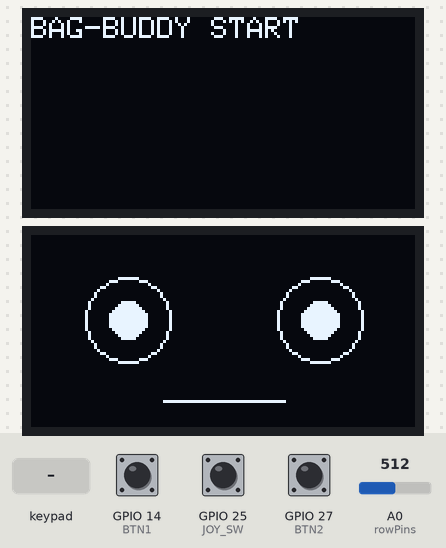
Bench run of a sketch on a simulated ESP8266 (NodeMCU). Parts: 2 × 128×64 one-colour display. The inputs (shaded band) are chosen by the test bench; at power-on: GPIO 14 (BTN1) HIGH, A0 (rowPins) = 512, GPIO 25 (JOY_SW) HIGH, GPIO 27 (BTN2) HIGH. Random numbers use the default seed unless the sketch sets one.

Above: at 2.1 s.
2.2 s: keypad keys 1 8 1 9 2 6 1 2 pressed 0.4 s apart
At 3.96 s:
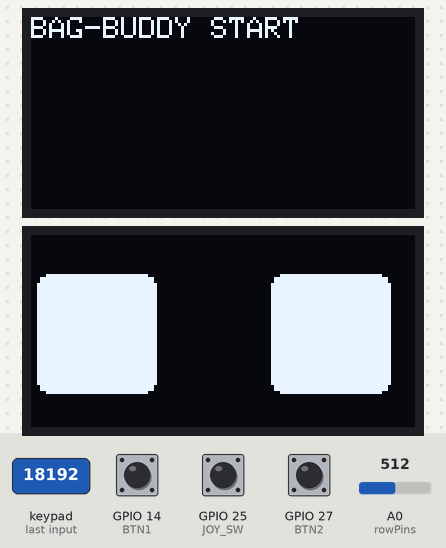
At 4.9 s:
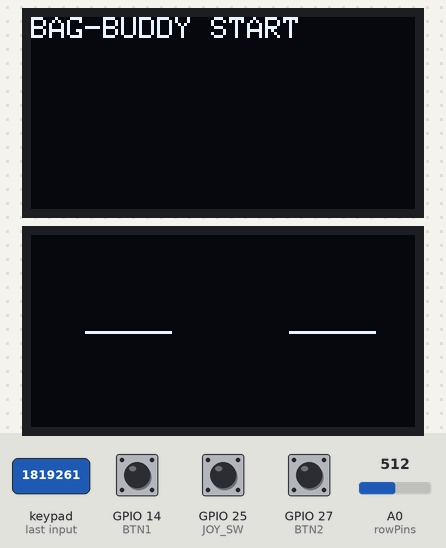
Timing chart, 0 to 6.4 s (numbered marks = the images above; inputs shaded):
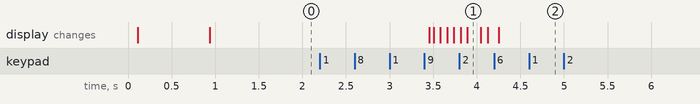

The sketch:

BuddyV1.1.ino
```cpp
#include <Arduino.h>
#include <Wire.h>
#include <WiFi.h>
#include <Adafruit_GFX.h>
#include <Adafruit_SSD1306.h>
#include <Keypad.h>
#include <IRremoteESP8266.h>
#include <IRsend.h>

// ----------------------------------------------------
//  PIN-DEFINITIONEN
// ----------------------------------------------------

// OLED rechts (Info)
#define OLED_R_SDA 13
#define OLED_R_SCL 15
#define OLED_R_ADDR 0x3C

// OLED links (frei für spätere UI)
#define OLED_L_SDA 21
#define OLED_L_SCL 22
#define OLED_L_ADDR 0x3C

// Joystick
#define JOY_X 32
#define JOY_Y 33
#define JOY_SW 25
#define DEADZONE 500

// Buttons
#define BTN1 14
#define BTN2 27

// Buzzer
#define BUZZER 23

// IR-Sender
#define IR_PIN 2
IRsend irsend(IR_PIN);

// Seeed Ultrasonic Ranger v3.0 (ein SIG-Pin)
#define US_SIG 3

bool boxesFilled = !true;

bool aiEyes = false;

float eyeX = 0;
float eyeY = 0;

float targetX = 0;
float targetY = 0;

unsigned long nextTargetTime = 0;

const int matrixCols = 16;   // 128px / 8px pro Zeichen
int matrixY[matrixCols];

char currentFace = '4';

// ----------------------------------------------------
//  OLED-OBJEKTE
// ----------------------------------------------------

TwoWire I2CR = TwoWire(0);
TwoWire I2CL = TwoWire(1);

Adafruit_SSD1306 dispR(128, 64, &I2CR, -1);
Adafruit_SSD1306 dispL(128, 64, &I2CL, -1);

// ----------------------------------------------------
//  KEYPAD
// ----------------------------------------------------

byte rowPins[4] = {4, 16, 17, 5};
byte colPins[4] = {18, 19, 26, 12};

char keys[4][4] = {
  {'1','2','3','A'},
  {'4','5','6','B'},
  {'7','8','9','C'},
  {'*','0','#','D'}
};

Keypad keypad = Keypad(makeKeymap(keys), rowPins, colPins, 4, 4);

static const uint8_t image_data_Saraarray[1024] PROGMEM = {
    0xff, 0xff, 0xff, 0xff, 0xff, 0xff, 0xfe, 0x00, 0x00, 0x00, 0x1f, 0xff, 0xff, 0xff, 0xff, 0xff,
    0xff, 0xff, 0xff, 0xff, 0xff, 0xff, 0xf8, 0x00, 0x00, 0x00, 0x0f, 0xff, 0xff, 0xff, 0xff, 0xff,
    0xff, 0xff, 0xff, 0xff, 0xff, 0xff, 0xf8, 0x00, 0x00, 0x00, 0x07, 0xff, 0xff, 0xff, 0xff, 0xff,
    0xff, 0xff, 0xff, 0xff, 0xff, 0xff, 0xf0, 0x00, 0x00, 0x00, 0x07, 0xff, 0xff, 0xff, 0xff, 0xff,
    0xff, 0xff, 0xff, 0xff, 0xff, 0xff, 0xe0, 0x00, 0x00, 0x00, 0x03, 0xff, 0xff, 0xff, 0xff, 0xff,
    0xff, 0xff, 0xff, 0xff, 0xff, 0xff, 0xc0, 0x00, 0x00, 0x00, 0x01, 0xff, 0xff, 0xff, 0xff, 0xff,
    0xff, 0xff, 0xff, 0xff, 0xff, 0xff, 0x80, 0x00, 0x00, 0x00, 0x01, 0xff, 0xff, 0xff, 0xff, 0xff,
    0xff, 0xff, 0xff, 0xff, 0xff, 0xff, 0x80, 0x00, 0x00, 0x00, 0x00, 0xff, 0xff, 0xff, 0xff, 0xff,
    0xff, 0xff, 0xff, 0xff, 0xff, 0xff, 0x00, 0x00, 0x00, 0x00, 0x00, 0x7f, 0xff, 0xff, 0xff, 0xff,
    0xff, 0xff, 0xff, 0xff, 0xff, 0xfe, 0x00, 0x00, 0x00, 0x00, 0x00, 0x3f, 0xff, 0xff, 0xff, 0xff,
    0xff, 0xff, 0xff, 0xff, 0xff, 0xfc, 0x00, 0x00, 0x00, 0x00, 0x00, 0x3f, 0xff, 0xff, 0xff, 0xff,
    0xff, 0xff, 0xff, 0xff, 0xff, 0xfc, 0x00, 0x00, 0x00, 0x00, 0x00, 0x1f, 0xff, 0xff, 0xff, 0xff,
    0xff, 0xff, 0xff, 0xff, 0xff, 0xfc, 0x00, 0x00, 0x00, 0x00, 0x00, 0x1f, 0xff, 0xff, 0xff, 0xff,
    0xff, 0xff, 0xff, 0xff, 0xff, 0xfc, 0x00, 0x00, 0x00, 0x0a, 0x00, 0x1f, 0xff, 0xff, 0xff, 0xff,
    0xff, 0xff, 0xff, 0xff, 0xff, 0xfc, 0x00, 0x00, 0x14, 0x9e, 0x00, 0x1f, 0xff, 0xff, 0xff, 0xff,
    0xff, 0xff, 0xff, 0xff, 0xff, 0xfc, 0x00, 0x00, 0x36, 0x3f, 0x00, 0x1f, 0xff, 0xff, 0xff, 0xff,
    0xff, 0xff, 0xff, 0xff, 0xff, 0xfc, 0x00, 0x00, 0x6d, 0xff, 0x00, 0x1f, 0xff, 0xff, 0xff, 0xff,
    0xff, 0xff, 0xff, 0xff, 0xff, 0xfc, 0x00, 0x00, 0xfb, 0xff, 0x80, 0x1f, 0xff, 0xff, 0xff, 0xff,
    0xff, 0xff, 0xff, 0xff, 0xff, 0xfc, 0x00, 0x03, 0xd7, 0xff, 0x80, 0x0f, 0xff, 0xff, 0xff, 0xff,
    0xff, 0xff, 0xff, 0xff, 0xff, 0xf8, 0x00, 0x07, 0xef, 0xff, 0x80, 0x07, 0xff, 0xff, 0xff, 0xff,
    0xff, 0xff, 0xff, 0xff, 0xff, 0xf8, 0x00, 0x0f, 0xdf, 0xff, 0x90, 0x07, 0xff, 0xff, 0xff, 0xff,
    0xff, 0xff, 0xff, 0xff, 0xff, 0xf8, 0x00, 0x0f, 0xbf, 0xff, 0xd0, 0x07, 0xff, 0xff, 0xff, 0xff,
    0xff, 0xff, 0xff, 0xff, 0xff, 0xf0, 0x00, 0x1d, 0x7f, 0xff, 0xd0, 0x07, 0xff, 0xff, 0xff, 0xff,
    0xff, 0xff, 0xff, 0xff, 0xff, 0xf0, 0x01, 0x1b, 0xff, 0xff, 0xc0, 0x07, 0xff, 0xff, 0xff, 0xff,
    0xff, 0xff, 0xff, 0xff, 0xff, 0xf0, 0x02, 0xa7, 0xff, 0xff, 0xc0, 0x07, 0xff, 0xff, 0xff, 0xff,
    0xff, 0xff, 0xff, 0xff, 0xff, 0xe0, 0x00, 0x03, 0xff, 0xc0, 0x00, 0x07, 0xff, 0xff, 0xff, 0xff,
    0xff, 0xff, 0xff, 0xff, 0xff, 0xe0, 0x00, 0x00, 0xff, 0x80, 0x00, 0x0b, 0xff, 0xff, 0xff, 0xff,
    0xff, 0xff, 0xff, 0xff, 0xff, 0xc0, 0x03, 0xff, 0xff, 0xff, 0xf0, 0x0f, 0xff, 0xff, 0xff, 0xff,
    0xff, 0xff, 0xff, 0xff, 0xff, 0x80, 0x07, 0xff, 0xff, 0xff, 0xf0, 0x0f, 0xff, 0xff, 0xff, 0xff,
    0xff, 0xff, 0xff, 0xff, 0xff, 0x00, 0x0f, 0x07, 0xff, 0xf8, 0xf8, 0x03, 0xff, 0xff, 0xff, 0xff,
    0xff, 0xff, 0xff, 0xff, 0xff, 0x00, 0x0e, 0x01, 0xff, 0xc0, 0x38, 0x07, 0xff, 0xff, 0xff, 0xff,
    0xff, 0xff, 0xff, 0xff, 0xff, 0x00, 0x1c, 0x46, 0xff, 0xb1, 0x18, 0x07, 0xff, 0xff, 0xff, 0xff,
    0xff, 0xff, 0xff, 0xff, 0xfe, 0x00, 0x3f, 0x97, 0xff, 0xc0, 0x7a, 0x07, 0xff, 0xff, 0xff, 0xff,
    0xff, 0xff, 0xff, 0xff, 0xfe, 0x00, 0x3f, 0xff, 0xff, 0xff, 0xfe, 0x03, 0xff, 0xff, 0xff, 0xff,
    0xff, 0xff, 0xff, 0xff, 0xfe, 0x00, 0x3f, 0xff, 0xff, 0xff, 0xfe, 0x03, 0xff, 0xff, 0xff, 0xff,
    0xff, 0xff, 0xff, 0xff, 0xfe, 0x01, 0x3f, 0xff, 0xff, 0xff, 0xfe, 0x01, 0xff, 0xff, 0xff, 0xff,
    0xff, 0xff, 0xff, 0xff, 0xfe, 0x01, 0xbf, 0xff, 0xff, 0xff, 0xfe, 0x81, 0xff, 0xff, 0xff, 0xff,
    0xff, 0xff, 0xff, 0xff, 0xfc, 0x00, 0xbf, 0xff, 0xff, 0xff, 0xfc, 0x81, 0xff, 0xff, 0xff, 0xff,
    0xff, 0xff, 0xff, 0xff, 0xfc, 0x00, 0xff, 0xff, 0xfe, 0xff, 0xfd, 0x83, 0xff, 0xff, 0xff, 0xff,
    0xff, 0xff, 0xff, 0xff, 0xf8, 0x00, 0xbf, 0xff, 0xfe, 0xff, 0xfd, 0x01, 0xff, 0xff, 0xff, 0xff,
    0xff, 0xff, 0xff, 0xff, 0xf8, 0x00, 0x7f, 0xff, 0xff, 0xff, 0xff, 0x01, 0xff, 0xff, 0xff, 0xff,
    0xff, 0xff, 0xff, 0xff, 0xf0, 0x00, 0x7f, 0xff, 0xff, 0xff, 0xfb, 0x03, 0xff, 0xff, 0xff, 0xff,
    0xff, 0xff, 0xff, 0xff, 0xe0, 0x00, 0x3f, 0xff, 0xdc, 0xff, 0xfa, 0x03, 0xff, 0xff, 0xff, 0xff,
    0xff, 0xff, 0xff, 0xff, 0xd8, 0x00, 0x1f, 0xff, 0xff, 0xff, 0xf8, 0x03, 0xff, 0xff, 0xff, 0xff,
    0xff, 0xff, 0xff, 0xff, 0xd0, 0x00, 0x1f, 0xff, 0xff, 0xff, 0xf8, 0x01, 0xff, 0xff, 0xff, 0xff,
    0xff, 0xff, 0xff, 0xff, 0x90, 0x00, 0x1f, 0xff, 0xff, 0xff, 0xf8, 0x02, 0xff, 0xff, 0xff, 0xff,
    0xff, 0xff, 0xff, 0xff, 0xb0, 0x00, 0x0f, 0xf5, 0xff, 0xd7, 0xf8, 0x01, 0xff, 0xff, 0xff, 0xff,
    0xff, 0xff, 0xff, 0xff, 0xb0, 0x00, 0x0f, 0xff, 0xff, 0xff, 0xf8, 0x00, 0x5f, 0xff, 0xff, 0xff,
    0xff, 0xff, 0xff, 0xff, 0xa0, 0x00, 0x0f, 0xfb, 0xff, 0xff, 0xf0, 0x00, 0x3f, 0xff, 0xff, 0xff,
    0xff, 0xff, 0xff, 0xff, 0x80, 0x00, 0x0f, 0xfd, 0xff, 0xdf, 0xf0, 0x00, 0x3f, 0xff, 0xff, 0xff,
    0xff, 0xff, 0xff, 0xff, 0x80, 0x00, 0x07, 0xff, 0xff, 0xbf, 0xf0, 0x00, 0x0f, 0xff, 0xff, 0xff,
    0xff, 0xff, 0xff, 0xff, 0x80, 0x00, 0x07, 0xff, 0xff, 0xff, 0xe0, 0x00, 0x87, 0xff, 0xff, 0xff,
    0xff, 0xff, 0xff, 0xff, 0x80, 0x00, 0x03, 0xff, 0xff, 0xff, 0xc0, 0x00, 0x43, 0xff, 0xff, 0xff,
    0xff, 0xff, 0xff, 0xff, 0x60, 0x00, 0x01, 0xff, 0xff, 0xff, 0xc0, 0x00, 0x73, 0xff, 0xff, 0xff,
    0xff, 0xff, 0xff, 0xfe, 0xe0, 0x00, 0x00, 0xff, 0xff, 0xff, 0x80, 0x00, 0x7b, 0xff, 0xff, 0xff,
    0xff, 0xff, 0xff, 0xfd, 0xe0, 0x00, 0x00, 0x7f, 0xff, 0xfe, 0x00, 0x00, 0x33, 0xff, 0xff, 0xff,
    0xff, 0xff, 0xff, 0xfd, 0xe0, 0x00, 0x00, 0x3f, 0xff, 0xf8, 0x00, 0x00, 0x27, 0xff, 0xff, 0xff,
    0xff, 0xff, 0xff, 0xff, 0xe0, 0x00, 0x00, 0x0f, 0xff, 0xf0, 0x00, 0x00, 0x0f, 0xff, 0xff, 0xff,
    0xff, 0xff, 0xff, 0xff, 0x60, 0x00, 0x00, 0x67, 0xff, 0xe0, 0x00, 0x00, 0x1b, 0xff, 0xff, 0xff,
    0xff, 0xff, 0xff, 0xfd, 0x40, 0x00, 0x00, 0xf3, 0xff, 0xc4, 0x00, 0x00, 0x0b, 0xff, 0xff, 0xff,
    0xff, 0xff, 0xff, 0xfe, 0x80, 0x00, 0x00, 0xfc, 0xff, 0x8c, 0x00, 0x00, 0x03, 0xff, 0xff, 0xff,
    0xff, 0xff, 0xff, 0xfe, 0x00, 0x00, 0x00, 0x7f, 0x3c, 0x3c, 0x00, 0x00, 0x07, 0xff, 0xff, 0xff,
    0xff, 0xff, 0xff, 0xff, 0x00, 0x00, 0x00, 0x3f, 0xc0, 0x7c, 0x00, 0x00, 0x03, 0xff, 0xff, 0xff,
    0xff, 0xff, 0xff, 0xff, 0x00, 0x00, 0x00, 0x1f, 0xff, 0xfc, 0x00, 0x00, 0x03, 0xff, 0xff, 0xff
};

// ----------------------------------------------------
//  SETUP
// ----------------------------------------------------

void setup() {
  Serial.begin(115200);

  pinMode(JOY_SW, INPUT_PULLUP);
  pinMode(BTN1, INPUT_PULLUP);
  pinMode(BTN2, INPUT_PULLUP);
  pinMode(BUZZER, OUTPUT);

  irsend.begin();

  // OLED rechts
  I2CR.begin(OLED_R_SDA, OLED_R_SCL);
  dispR.begin(SSD1306_SWITCHCAPVCC, OLED_R_ADDR);

  // OLED links
  I2CL.begin(OLED_L_SDA, OLED_L_SCL);
  dispL.begin(SSD1306_SWITCHCAPVCC, OLED_L_ADDR);

  // Startbildschirme
  dispR.clearDisplay();
  dispR.setTextSize(1);
  dispR.setTextColor(SSD1306_WHITE);
  dispR.setCursor(0,0);
  dispR.println("BAG-BUDDY START");
  dispR.display();

  dispL.clearDisplay();
  dispL.setTextSize(1);
  dispL.setTextColor(SSD1306_WHITE);
  dispL.setCursor(0,0);
  dispL.println("READY");
  dispL.display();
  delay(800);
}

// ----------------------------------------------------
//  LOOP
// ----------------------------------------------------

void loop() {

  // ------------------- Joystick -------------------
  int rawX = analogRead(JOY_X) - 2048;
  int rawY = analogRead(JOY_Y) - 2048;

  int joyX = (abs(rawX) < DEADZONE) ? 0 : rawX;
  int joyY = (abs(rawY) < DEADZONE) ? 0 : rawY;
  bool joyBtn = !digitalRead(JOY_SW);

  // ------------------- Buttons -------------------
  bool b1 = !digitalRead(BTN1);
  bool b2 = !digitalRead(BTN2);

  // ------------------- Keypad -------------------
  char key = keypad.getKey();

  // ---------------- Reset - mit - 0 ------------------

  if (key == '0') {
    ESP.restart();
  }


  // ------------------- OLED rechts: Dauerhafte Martix(bis zum nächsten modi) -------------------


  // ------------------- Buzzer Beispiel -------------------

  if (b1) {
    // tone(BUZZER, 1500);
    boxesFilled = true;   // Zustand merken
  }
  else if (b2) {
    // tone(BUZZER, 800);
    boxesFilled = false;  // Zustand zurücksetzen
  }
  else {
    noTone(BUZZER);
  }

  // ------------------- OLED Links --------------

  if (key == '9') currentFace = 9;

  // Wenn KEIN Mood aktiv ist → Augenanimation
  if (currentFace == 9) {

    for (int i = 0; i < matrixCols; i++) {
      matrixY[i] = random(-64, 0);
    }

    dispL.display();
    dispL.clearDisplay();

    if (millis() > nextTargetTime) {
      targetX = random(-10, 15);   // horizontale Bewegung
      targetY = random(-10, 13);   // vertikale Bewegung
      nextTargetTime = millis() + random(500, 900);
    }

    // Smooth Bewegung Richtung Ziel
    eyeX += (targetX - eyeX) * 0.30;
    eyeY += (targetY - eyeY) * 0.30;

    // Augen zeichnen
    dispL.fillRoundRect(10 + eyeX, 5 + eyeY, 40, 40, 4, WHITE);   // links
    dispL.fillRoundRect(88 + eyeX, 5 + eyeY, 40, 40, 4, WHITE);   // rechts

    dispL.display();
  }


  // ------------------- Button-Logik -------------------
  if (b1) {
    boxesFilled = true;
  }
  else if (b2) {
    boxesFilled = false;
  }
  else {
    noTone(BUZZER);
  }


  // ------------------- MOODS (stehen bleiben!) -------------------

  if (key == '4') currentFace = '4';
  else if (key == '5') currentFace = '5';
  else if (key == '6') currentFace = '6';
  else if (key == '7') currentFace = '7';
  else if (key == '9') currentFace = '9';

  // Wenn KEIN Mood aktiv ist → Augenanimation
  if (currentFace == '9') {

    for (int i = 0; i < matrixCols; i++) {
      matrixY[i] = random(-64, 0);
    }

    dispL.display();
    dispL.clearDisplay();

    if (millis() > nextTargetTime) {
      targetX = random(-10, 15);   // horizontale Bewegung
      targetY = random(-10, 13);   // vertikale Bewegung
      nextTargetTime = millis() + random(500, 900);
    }

    // Smooth Bewegung Richtung Ziel
    eyeX += (targetX - eyeX) * 0.30;
    eyeY += (targetY - eyeY) * 0.30;

    // Augen zeichnen
    dispL.fillRoundRect(10 + eyeX, 5 + eyeY, 40, 40, 4, WHITE);   // links
    dispL.fillRoundRect(88 + eyeX, 5 + eyeY, 40, 40, 4, WHITE);   // rechts

    dispL.display();
  }

  else if (currentFace == '4') {
    // HAPPY
    dispL.clearDisplay();
    dispL.drawCircle(32, 28, 14, WHITE);
    dispL.fillCircle(32, 28, 6, WHITE);

    dispL.drawCircle(96, 28, 14, WHITE);
    dispL.fillCircle(96, 28, 6, WHITE);

    dispL.drawLine(44, 55, 84, 55, WHITE); // Smile

    dispL.display();
  }

  else if (currentFace == '5') {
    // ANGRY
    while(true) {
      dispL.clearDisplay();

      dispL.drawLine(14, 18, 50, 32, WHITE);   // linke Braue
      dispL.drawLine(78, 32, 114, 18, WHITE);  // rechte Braue

      dispL.drawCircle(32, 42, 14, WHITE);
      dispL.fillCircle(32, 42, 6, WHITE);

      dispL.drawCircle(96, 42, 14, WHITE);
      dispL.fillCircle(96, 42, 6, WHITE);

      dispL.display();
    }
    delay(200);
  }

  else if (currentFace == '6') {
    // SLEEPY / BLINK
    while(true) {
      dispL.clearDisplay();

      dispL.drawLine(18, 32, 46, 32, WHITE);
      dispL.drawLine(86, 32, 114, 32, WHITE);

      dispL.display();
    }
    delay(200);
  }

  else if (currentFace == '7') {
    // SAD
    while(true) {
      dispL.clearDisplay();

      dispL.drawCircle(32, 32, 14, WHITE);
      dispL.fillCircle(32, 32, 6, WHITE);

      dispL.drawCircle(96, 32, 14, WHITE);
      dispL.fillCircle(96, 32, 6, WHITE);

      dispL.drawLine(44, 62, 84, 62, WHITE); // trauriger Mund

      dispL.display();
    }
    delay(200);
  }
  dispL.display();
}
```

Measured:
- after the input at 2.2 s, the display: first changes after 1.3 s (image 1 shows a later state)
